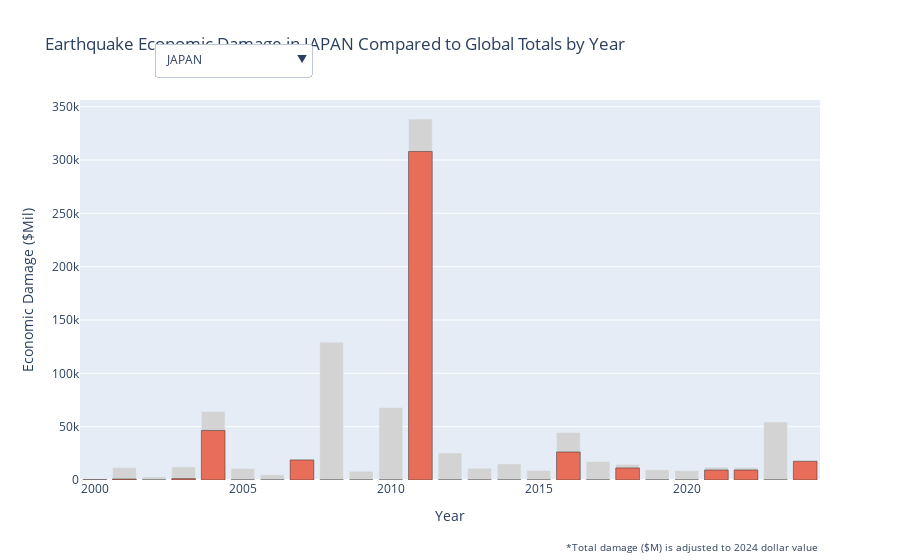

The code cell stored with this chart in its notebook:
### Markdown cell above
This treemap visualizes global earthquake counts and economic damages (2000–2024), adjusted to 2024 dollar values for inflation using the U.S. Bureau of Labor Statistics CPI. It includes 47 countries with complete damage data, showing both direct and indirect costs like infrastructure repairs and healthcare expenses. Box size represents earthquake counts, while color intensity encodes economic damages, with a logarithmic scale addressing skew from Japan’s $449B in damages. Hovering reveals detailed metrics such as damage amounts, earthquake counts, and average magnitudes. The visualization highlights trends, like Japan’s dominance due to frequent high-magnitude events and the 2011 earthquake, while smaller nations like Haiti demonstrate how localized events can have outsized impacts. This treemap underscores the importance of disaster preparedness and the uneven economic toll of earthquakes worldwide.

### Code cell
# Aggregate data for the chart
stacked_damage_data = adjusted_bubble_data.groupby(["Year", "Country Name"]).agg(
    Total_Damage_Mil=("Inflation_Adjusted_Damage_Mil", "sum"),
    Average_Magnitude=("Average_Magnitude", "mean"),
    Tsunami_Count=("tsunami", "sum"),
    Earthquake_Count=("Earthquake_Count", "sum"),
    Average_Focal_Depth=("Focal_Depth", "mean")
).reset_index()

# Calculate total damage and total earthquake count per year
total_damage_per_year = stacked_damage_data.groupby("Year").agg(
    Total_Damage_Mil=("Total_Damage_Mil", "sum"),
    Total_Earthquake_Count=("Earthquake_Count", "sum")
).reset_index()

# Get all unique years and countries
all_years = total_damage_per_year["Year"].unique()
all_countries = stacked_damage_data["Country Name"].unique()

# Fill missing years with zeroes for all countries
complete_data = []
for country in all_countries:
    country_data = stacked_damage_data[stacked_damage_data["Country Name"] == country]
    for year in all_years:
        if year not in country_data["Year"].values:
            # Add missing year with zero values
            complete_data.append({
                "Year": year,
                "Country Name": country,
                "Total_Damage_Mil": 0,
                "Average_Magnitude": 0,
                "Tsunami_Count": 0,
                "Earthquake_Count": 0,
                "Average_Focal_Depth": 0
            })
    # Add existing data
    complete_data.extend(country_data.to_dict("records"))
# Convert back to df
complete_data_df = pd.DataFrame(complete_data)

fig = go.Figure()

# Add total damage bar as the base layer
fig.add_trace(
    go.Bar(
        x=total_damage_per_year["Year"],
        y=total_damage_per_year["Total_Damage_Mil"],
        name="Total Damage",
        marker_color="lightgray",
        customdata=total_damage_per_year[["Total_Earthquake_Count"]].values,  # Add total earthquake count as custom data
        hovertemplate="<b>Year:</b> %{x}<br>"
                      "<b>Total Damage:</b> $%{y:,.2f}M<br>"
                      "<b>Total Earthquake Count:</b> %{customdata[0]:.0f}<extra></extra>"  # Hover template with total earthquake count
    )
)

# Add traces for each country's contribution
for country in all_countries:
    country_data = complete_data_df[complete_data_df["Country Name"] == country]
    fig.add_trace(
        go.Bar(
            x=country_data["Year"],
            y=country_data["Total_Damage_Mil"],
            name=country,
            marker=dict(opacity=0.8, line=dict(width=0.5, color="black")),
            visible=(country == "JAPAN"), 
            customdata=country_data[[
                "Country Name",
                "Average_Magnitude",
                "Tsunami_Count",
                "Earthquake_Count",
                "Average_Focal_Depth"
            ]].values,  
            hovertemplate="<b>Country:</b> %{customdata[0]}<br>"
                          "<b>Year:</b> %{x}<br>"
                          "<b>Earthquake Count:</b> %{customdata[3]:.0f}<br>"
                          "<b>Total Damage:</b> $%{y:,.2f}M<br>"
                          "<b>Average Magnitude:</b> %{customdata[1]:.2f}<br>"
                          "<b>Average Focal Depth:</b> %{customdata[4]:.2f}<br>"
                          "<b>Tsunami Count:</b> %{customdata[2]:.0f}<extra></extra>"
        )
    )

# dropdown menu
dropdown_buttons = []
for i, country in enumerate(all_countries):
    visibility = [True] + [j == i for j in range(len(all_countries))]  # Show total bar + selected country
    dropdown_buttons.append(
        {
            "label": country,
            "method": "update",
            "args": [
                {"visible": visibility},
                {"title": f"Earthquake Economic Damage in {country} Compared to Global Totals by Year"},
            ],
        }
    )

# Update layout with dropdown
fig.update_layout(
    updatemenus=[
        {
            "buttons": dropdown_buttons,
            "direction": "down",
            "showactive": True,
            "x": 0.1,
            "xanchor": "left",
            "y": 1.15,
            "yanchor": "top",
            "active": [i for i, country in enumerate(all_countries) if country == "JAPAN"][0],  # Set Japan as default
        }
    ],
    xaxis_title="Year",
    yaxis_title="Economic Damage ($Mil)",
    barmode="overlay",  # Overlay mode for country-specific contributions
    showlegend=False,
    title="Earthquake Economic Damage in JAPAN Compared to Global Totals by Year",  # Default title set to Japan
)


fig.add_annotation(
    xref="paper", yref="paper",
    x=1.0, y=-0.2,
    text="*Total damage ($M) is adjusted to 2024 dollar value",
    showarrow=False,
    font=dict(size=10),
    align="left",
)

fig.show()
